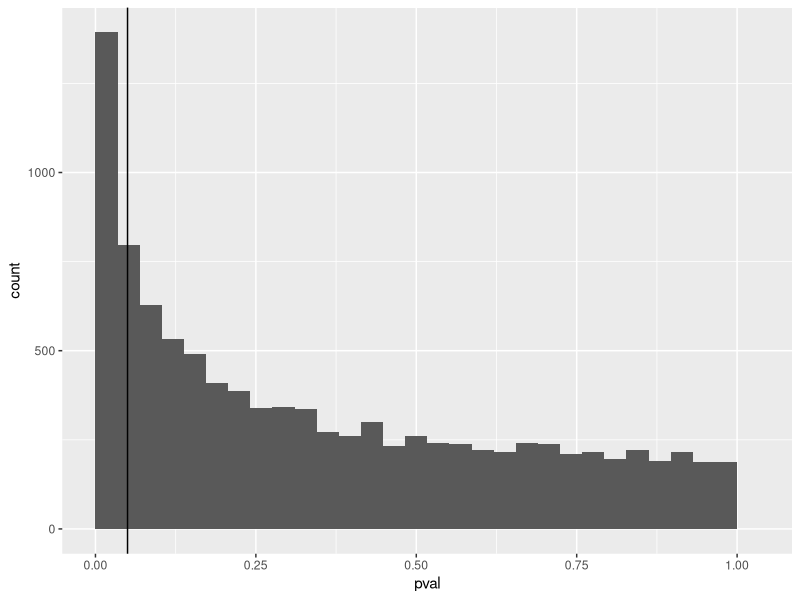

This figure's R source:
## ---- chunk 1
library(tidyverse)

pop <- rnorm(100000, 100, 15)

sjakk <- rnorm(100000, 115, 15)

results <- data.frame(pval10 = rep(NA, 1000), 
                      pval20 = rep(NA, 1000), 
                      pval40 = rep(NA, 1000), 
                      pval80 = rep(NA, 1000))
for(i in 1:1000) {
  
  # Utvalgsstørrelser 10, 50, 100, 200
  n <- c(10, 20, 40, 80)

  pop10 <- sample(pop, n[1])
  sjakk10 <- sample(sjakk, n[1])
  
  pop50 <- sample(pop, n[2])
  sjakk50 <- sample(sjakk, n[2])
  
  pop100 <- sample(pop, n[3])
  sjakk100 <- sample(sjakk, n[3])
  
  pop200 <- sample(pop, n[4])
  sjakk200 <- sample(sjakk, n[4])
  
  
  ttestresult10 <- t.test(pop10, sjakk10)
  ttestresult50 <- t.test(pop50, sjakk50)
  ttestresult100 <- t.test(pop100, sjakk100)
  ttestresult200 <- t.test(pop200, sjakk200)
  
  results[i,1] <- ttestresult10$p.value
  results[i,2] <- ttestresult50$p.value
  results[i,3] <- ttestresult100$p.value
  results[i,4] <- ttestresult200$p.value
  
}

results |> 
  pivot_longer(everything()) |>
  mutate( sample_size = as.numeric(
    gsub("pval", "", name)),
    sig = if_else(value < 0.05, 1, 0)) |> 
  summarise(.by = sample_size, 
            frac_sig = sum(sig)/n()) |> 
  print()
  
  
 




## ---- chunk 2

library(tidyverse)

results <- data.frame(pval = rep(NA, 10000))
for(i in 1:10000) {
  
  A <- rnorm(20, 0.5, 0.15)
  B <- rnorm(20, 0.55, 0.15)
  
  test <- t.test(A, B, paired = FALSE)
  
  results[i, 1] <- test$p.value
  
  
}


results |> 
  ggplot(aes(pval)) +  geom_histogram(boundary = 0) + 
  geom_vline(xintercept = 0.05)
